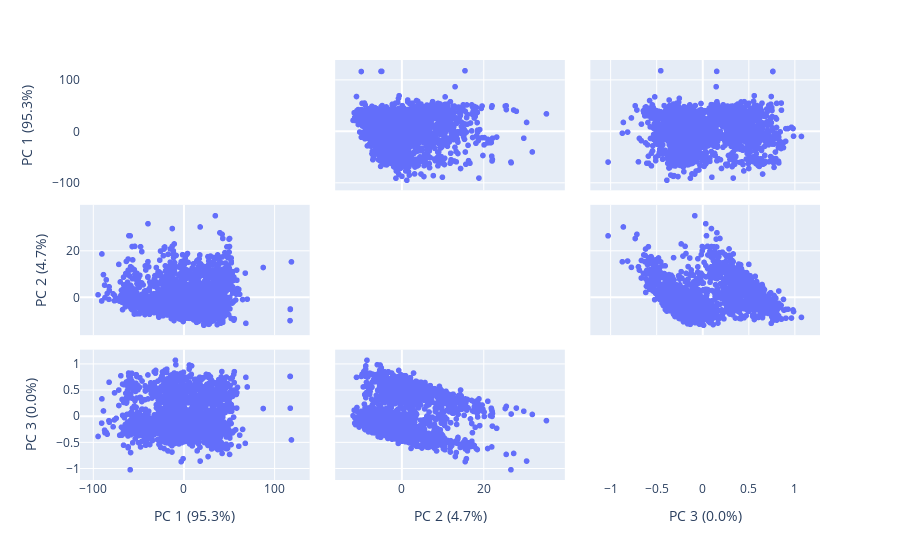

This figure's notebook cell:
### Code cell
import plotly.express as px
from sklearn.decomposition import PCA

pca = PCA(n_components=3, random_state=42)

features = song_attr.columns

song2 = song.copy()
song2 = song2.sample(frac = 1)
song2 = song2.sample(frac = 1).reset_index(drop = True)

components = pca.fit_transform(song2.loc[:2000, features])
labels = {
    str(i): f"PC {i+1} ({var:.1f}%)"
    for i, var in enumerate(pca.explained_variance_ratio_ * 100)
}

fig = px.scatter_matrix(
    components,
    labels=labels,
    dimensions=range(3)
)

fig.update_traces(diagonal_visible=False)
fig.show()

### Figure 1 — Plotly figure (JSON) as saved in the notebook; plotly's stock layout.template omitted (floating-point values rounded to 4 significant figures; data arrays with more than 128 entries replaced by an {"elided": "..."} marker saying what was removed)
{"data": [{"diagonal": {"visible": false}, "dimensions": [{"axis": {"matches": true}, "label": "PC 1 (95.3%)", "values": {"elided": "2001 float values"}}, {"axis": {"matches": true}, "label": "PC 2 (4.7%)", "values": {"elided": "2001 float values"}}, {"axis": {"matches": true}, "label": "PC 3 (0.0%)", "values": {"elided": "2001 float values"}}], "hovertemplate": "%{xaxis.title.text}=%{x}<br>%{yaxis.title.text}=%{y}<extra></extra>", "legendgroup": "", "marker": {"color": "#636efa", "symbol": "circle"}, "name": "", "showlegend": false, "type": "splom"}], "layout": {"dragmode": "select", "legend": {"tracegroupgap": 0}, "margin": {"t": 60}}}
